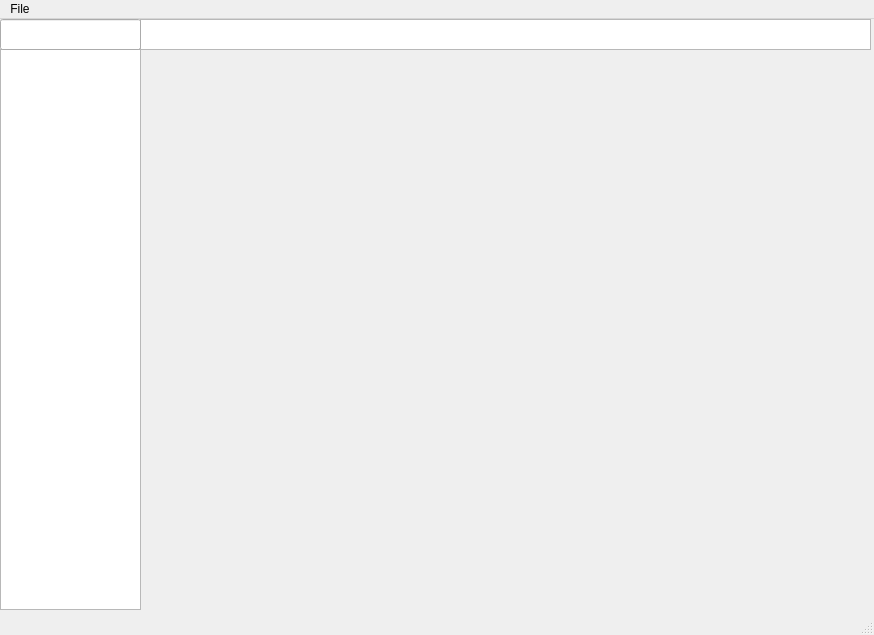
<?xml version="1.0" encoding="UTF-8"?>
<ui version="4.0">
 <class>MainWindow</class>
 <widget class="QMainWindow" name="MainWindow">
  <property name="geometry">
   <rect>
    <x>0</x>
    <y>0</y>
    <width>874</width>
    <height>635</height>
   </rect>
  </property>
  <property name="windowTitle">
   <string>Eso IDE</string>
  </property>
  <widget class="QWidget" name="centralwidget">
   <widget class="QListWidget" name="listWidget">
    <property name="geometry">
     <rect>
      <x>0</x>
      <y>30</y>
      <width>141</width>
      <height>561</height>
     </rect>
    </property>
   </widget>
   <widget class="QTableWidget" name="tableWidget">
    <property name="geometry">
     <rect>
      <x>140</x>
      <y>0</y>
      <width>731</width>
      <height>31</height>
     </rect>
    </property>
   </widget>
   <widget class="QLineEdit" name="lineEdit">
    <property name="geometry">
     <rect>
      <x>0</x>
      <y>0</y>
      <width>141</width>
      <height>31</height>
     </rect>
    </property>
   </widget>
   <widget class="QWidget" name="widget" native="true">
    <property name="geometry">
     <rect>
      <x>140</x>
      <y>30</y>
      <width>731</width>
      <height>561</height>
     </rect>
    </property>
   </widget>
  </widget>
  <widget class="QMenuBar" name="menubar">
   <property name="geometry">
    <rect>
     <x>0</x>
     <y>0</y>
     <width>874</width>
     <height>21</height>
    </rect>
   </property>
   <widget class="QMenu" name="menufile">
    <property name="title">
     <string>File</string>
    </property>
    <addaction name="actionNew_file"/>
    <addaction name="separator"/>
    <addaction name="actionOpen_file"/>
    <addaction name="actionOpen_folder"/>
    <addaction name="separator"/>
    <addaction name="actionSave_file"/>
    <addaction name="actionSave_as"/>
    <addaction name="separator"/>
    <addaction name="actionDelete_file"/>
   </widget>
   <addaction name="menufile"/>
  </widget>
  <widget class="QStatusBar" name="statusbar"/>
  <action name="actionOpen_file">
   <property name="text">
    <string>Open file</string>
   </property>
   <property name="shortcut">
    <string>Ctrl+O</string>
   </property>
  </action>
  <action name="actionSave_file">
   <property name="text">
    <string>Save file</string>
   </property>
   <property name="shortcut">
    <string>Ctrl+S</string>
   </property>
  </action>
  <action name="actionSave_as">
   <property name="text">
    <string>Save as</string>
   </property>
   <property name="shortcut">
    <string>Ctrl+Shift+S</string>
   </property>
  </action>
  <action name="actionNew_file">
   <property name="text">
    <string>New file</string>
   </property>
   <property name="shortcut">
    <string>Ctrl+N</string>
   </property>
  </action>
  <action name="actionOpen_folder">
   <property name="text">
    <string>Open folder</string>
   </property>
   <property name="shortcut">
    <string>Ctrl+K</string>
   </property>
  </action>
  <action name="actionDelete_file">
   <property name="text">
    <string>Delete file</string>
   </property>
  </action>
 </widget>
 <resources/>
 <connections/>
</ui>
